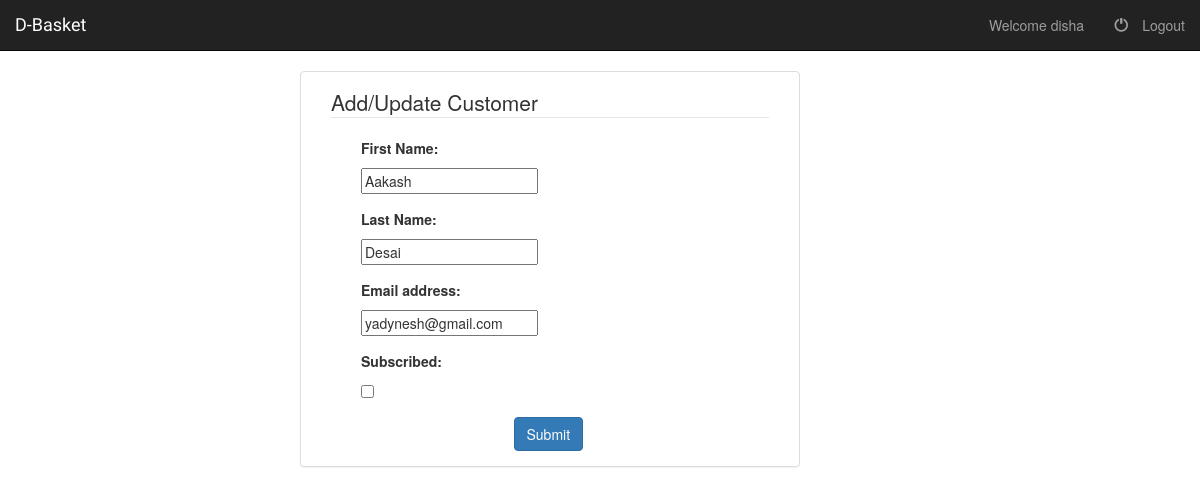
The app's page /emp/customer/4/ (signed in), older data.
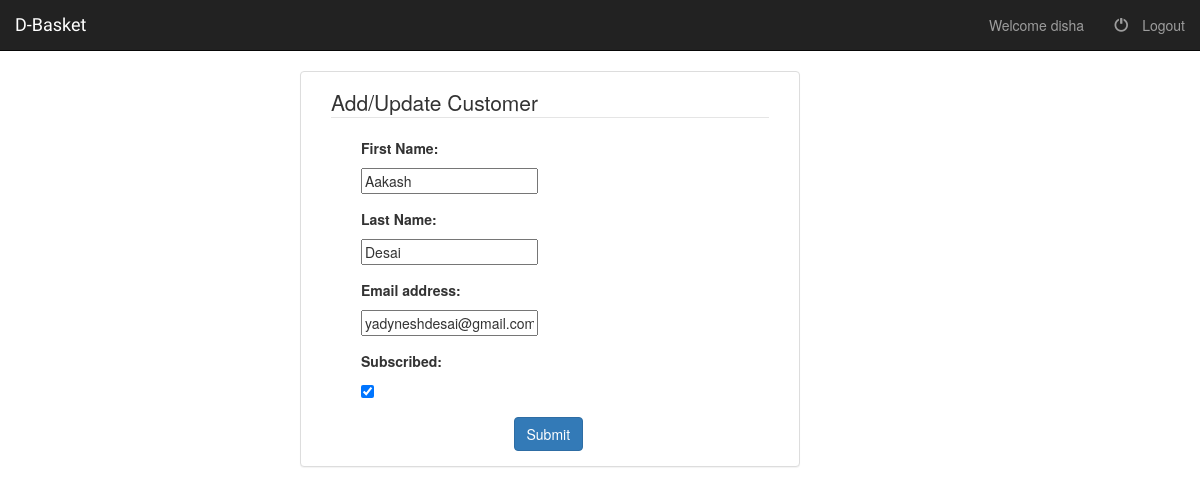
The same page, newer data.
### AdminPanel/models.py (models this page shows, shortened)
class Customer(models.Model):
	first_name = models.CharField(max_length = 100,null = False, blank=False, verbose_name = 'First Name')
	last_name = models.CharField(max_length = 100,null = False, blank=False, verbose_name = 'Last Name')
	email_id = models.EmailField(max_length = 100,null = False, blank=False, verbose_name = 'Email address')
	join_date = models.DateTimeField(default = timezone.now, editable = False)
	last_modified = models.DateTimeField(auto_now = True)
	subscribe = models.BooleanField(default = False, verbose_name = 'Subscribed')

### AdminPanel/customer_views.py (the view)
# urls.py: url(r'^customer/(?P<pk>[0-9]+)/$', login_required(customer_views.UpdateCustomer.as_view()) , name = 'update-customer'),
class UpdateCustomer(generic.UpdateView):
	model = Customer
	fields = ['first_name', 'last_name', 'email_id', 'subscribe']

### AdminPanel/templates/AdminPanel/customer_form.html (shortened to what this page needs)
{% extends "base.html" %}
{% block content %}
<div class="panel panel-default col-md-offset-3 col-md-5">
	<div class="panel-body col-sm-12">
		<form action="" method="POST" role="form">
			<legend>Add/Update Customer</legend>
			{% include "AdminPanel/form_template.html" %}
			<button type="submit" class="btn btn-primary  col-md-offset-5">Submit</button>
		</form>
	</div>
</div>
{% endblock content %}

### AdminPanel/templates/base.html (shortened to what this page needs)
<!DOCTYPE html>
<html>
<head>
	<link href="https://maxcdn.bootstrapcdn.com/bootstrap/3.3.7/css/bootstrap.min.css" rel="stylesheet">
	{% load staticfiles %}
	<link rel="stylesheet" type="text/css" href="{% static "AdminPanel/style.css" %}">
</head>
<body>
	<nav class="navbar navbar-inverse navbar-static-top" role="navigation">
		<div class="container-fluid">
			<div class="navbar-header">
				<a class="navbar-brand fontCourgette" href="{% url 'adminpanel:home' %}">D-Basket</a>
			</div>
			<div class="collapse navbar-collapse navbar-ex1-collapse">
					<ul class="nav navbar-nav navbar-right">
						{% if user.is_authenticated  %}
							<li>
								<a>Welcome {{user.username}}</a>
							</li>
							<li><a href="/accounts/logout">
									<span class="glyphicon glyphicon-off">&nbsp;</span>Logout
								</a>
							</li>
						{% endif %}
					</ul>
				</div>
		</div>
	</nav>
	{% block content %}
	{% endblock content %}
</body>
</html>

### AdminPanel/templates/AdminPanel/form_template.html
{% for field in form %}
	<div class="form-group col-sm-12">
		<label class="col-sm-12 col-md-5s">{{field.label_tag}}</label>
		<div class="col-sm-12 col-md-3">{{field}}</div>
	</div>
{% endfor %}

Row changes from the older to the newer data that the page shows:
changed Customer "Aakash": email_id "yadynesh@gmail.com" → "yadyneshdesai@gmail.com"; subscribe "☐" → "☑"
